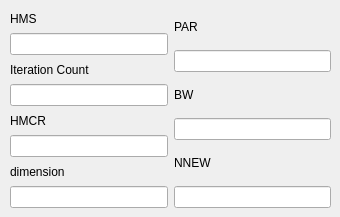
       <widget class="QWidget" name="HS_3">
        <widget class="QWidget" name="horizontalLayoutWidget_5">
         <property name="geometry">
          <rect>
           <x>10</x>
           <y>10</y>
           <width>321</width>
           <height>198</height>
          </rect>
         </property>
         <layout class="QHBoxLayout" name="horizontalLayout_6">
          <item>
           <layout class="QVBoxLayout" name="verticalLayout_15">
            <item>
             <widget class="QLabel" name="label_41">
              <property name="text">
               <string>HMS</string>
              </property>
             </widget>
            </item>
            <item>
             <widget class="QLineEdit" name="HS_HWS_3"/>
            </item>
            <item>
             <widget class="QLabel" name="label_42">
              <property name="text">
               <string>Iteration Count</string>
              </property>
             </widget>
            </item>
            <item>
             <widget class="QLineEdit" name="HS_iterCount_3"/>
            </item>
            <item>
             <widget class="QLabel" name="label_43">
              <property name="text">
               <string>HMCR</string>
              </property>
             </widget>
            </item>
            <item>
             <widget class="QLineEdit" name="HS_HMCR_3"/>
            </item>
            <item>
             <widget class="QLabel" name="label_68">
              <property name="text">
               <string>dimension</string>
              </property>
             </widget>
            </item>
            <item>
             <widget class="QLineEdit" name="hs_dim_3"/>
            </item>
           </layout>
          </item>
          <item>
           <layout class="QVBoxLayout" name="verticalLayout_18">
            <item>
             <widget class="QLabel" name="label_44">
              <property name="text">
               <string>PAR</string>
              </property>
             </widget>
            </item>
            <item>
             <widget class="QLineEdit" name="HS_PAR_3"/>
            </item>
            <item>
             <widget class="QLabel" name="label_45">
              <property name="text">
               <string>BW</string>
              </property>
             </widget>
            </item>
            <item>
             <widget class="QLineEdit" name="HS_BW_3"/>
            </item>
            <item>
             <widget class="QLabel" name="label_46">
              <property name="text">
               <string>NNEW</string>
              </property>
             </widget>
            </item>
            <item>
             <widget class="QLineEdit" name="HS_NNEW_3"/>
            </item>
           </layout>
          </item>
         </layout>
        </widget>
       </widget>
